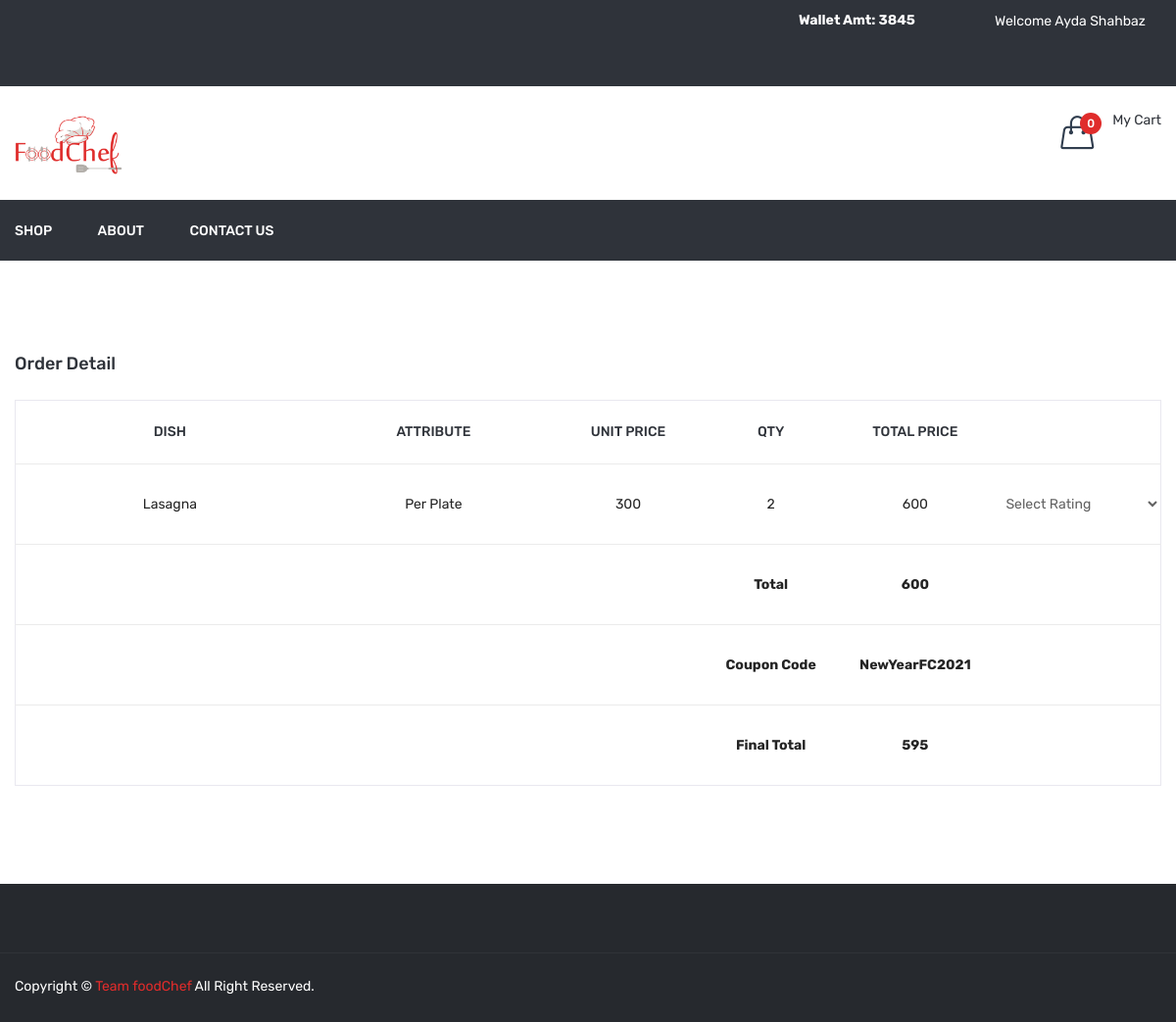
/order_detail.php?id=10 (signed in), run on the app's committed database.
### tables this page shows
CREATE TABLE `order_detail` (
  `id` int(11) NOT NULL,
  `order_id` int(11) NOT NULL,
  `dish_details_id` int(11) NOT NULL,
  `price` float NOT NULL,
  `qty` int(11) NOT NULL
);

CREATE TABLE `dish` (
  `id` int(11) NOT NULL,
  `category_id` int(11) NOT NULL,
  `dish` varchar(100) NOT NULL,
  `dish_detail` text NOT NULL,
  `image` varchar(100) NOT NULL,
  `type` enum('veg','non-veg') NOT NULL,
  `status` int(11) NOT NULL,
  `added_on` datetime NOT NULL
);

CREATE TABLE `dish_details` (
  `id` int(11) NOT NULL,
  `dish_id` int(11) NOT NULL,
  `attribute` varchar(100) NOT NULL,
  `price` int(11) NOT NULL,
  `status` int(11) NOT NULL,
  `added_on` datetime NOT NULL
);

CREATE TABLE `order_master` (
  `id` int(11) NOT NULL,
  `user_id` int(11) NOT NULL,
  `name` varchar(50) NOT NULL,
  `email` varchar(50) NOT NULL,
  `mobile` varchar(50) NOT NULL,
  `address` text NOT NULL,
  `total_price` float NOT NULL,
  `coupon_code` varchar(20) NOT NULL,
  `final_price` float NOT NULL,
  `zipcode` varchar(10) NOT NULL,
  `delivery_boy_id` int(11) NOT NULL,
  `payment_status` varchar(20) NOT NULL,
  `payment_type` varchar(10) NOT NULL,
  `payment_id` varchar(100) NOT NULL,
  `order_status` int(11) NOT NULL,
  `cancel_by` enum('user','admin') NOT NULL,
  `cancel_at` datetime NOT NULL,
  `added_on` datetime NOT NULL,
  `delivered_on` datetime NOT NULL
);

### order_detail.php (the view, shortened to what this page needs)
<?php
include ("header.php");
if(isset($_GET['id']) && $_GET['id']>0){
	$id=get_safe_value($_GET['id']);
	$getOrderById=getOrderById($id);
}else{
	redirect(FRONT_SITE_PATH.'shop');
}
?>
<div class="cart-main-area pt-95 pb-100">
            <div class="container">
                <h3 class="page-title">Order Detail</h3>
                <div class="row">
                    <div class="col-lg-12 col-md-12 col-sm-12 col-12">
                        <form method="post">
							<div class="table-content table-responsive">
                                <table style="border:1px solid #e9e8ef;">
												<tr>
													<th width="30%">Dish</th>
													<th width="20%">Attribute</th>
													<th width="15%">Unit Price</th>
													<th width="5%">Qty</th>
													<th width="15%">Total Price</th>
													<th width="15%"></th>
												</tr>
												<?php
												$getOrderDetails=getOrderDetails($id);
												$pp=0;
												foreach($getOrderDetails as $list){
													$pp=$pp+($list['qty']*$list['price']);
													?>
														<tr>
															<td><?php echo $list['dish']?></td>
															<td><?php echo $list['attribute']?></td>
															<td><?php echo $list['price']?></td>
															<td><?php echo $list['qty']?></td>
															<td><?php echo $list['qty']*$list['price']?></td>
															<td id="rating<?php echo $list['dish_details_id']?>">
															<?php
															if($getOrderById[0]['order_status']==4){
															echo getRating($list['dish_details_id'],$id);
															}
															?>
															</td>
														</tr>
													<?php
												}
												?>
												<tr>
													<td colspan="3"></td>
													<td><strong>Total</strong></td>
													<td><strong><?php echo $pp?></strong></td>
													<td></td>
												</tr>
												<?php
												if($getOrderById[0]['coupon_code']!=''){
													?>
													<tr>
														<td colspan="3"></td>
														<td><strong>Coupon Code</strong></td>
														<td><strong><?php echo $getOrderById[0]['coupon_code']?></strong></td>
														<td></td>
													</tr>
													<tr>
														<td colspan="3"></td>
														<td><strong>Final Total</strong></td>
														<td><strong><?php echo $getOrderById[0]['final_price']?></strong></td>
														<td></td>
													</tr>
													<?php
												}
												?>
												</table>
                            </div>
                        </form>
                    </div>
                </div>
            </div>
        </div>
<?php
include("footer.php");
?>

### function.inc.php (shortened to what this page needs)
<?php
function get_safe_value($str){
	global $con;
	$str=mysqli_real_escape_string($con,$str);
	return $str;
}
	?>
	<?php
function getOrderDetails($oid){
	global $con;
	$sql="select order_detail.price,order_detail.qty,dish_details.attribute,dish.dish,order_detail.dish_details_id
	from order_detail,dish_details,dish
	WHERE
	order_detail.order_id=$oid AND
	order_detail.dish_details_id=dish_details.id AND
	dish_details.dish_id=dish.id";
	$data=array();
	$res=mysqli_query($con,$sql);
	while($row=mysqli_fetch_assoc($res)){
		$data[]=$row;
	}
	return $data;
}
function getOrderById($oid){
	global $con;
	$sql="select * from order_master where id='$oid'";
	$data=array();
	$res=mysqli_query($con,$sql);
	while($row=mysqli_fetch_assoc($res)){
		$data[]=$row;
	}
	return $data;
}
function getRatingList($did,$oid){
	$arr=array('Bad','Below Average','Average','Good','Very Good');
	$html='<select onchange=updaterating("'.$did.'","'.$oid.'") id="rate'.$did.'">';
		$html.='<option value="">Select Rating</option>';
		foreach($arr as $key=>$val){
			$id=$key+1;
			$html.="<option value='$id'>$val</option>";
		}
	$html.='</select>';
	return $html;
}
function getRating($did,$oid){
	global $con;
	$sql="select * from rating where order_id='$oid' and dish_detail_id='$did'";
	$res=mysqli_query($con,$sql);
	if(mysqli_num_rows($res)>0){
		$row=mysqli_fetch_assoc($res);
		$rating=$row['rating'];
		$arr=array('','Bad','Below Average','Average','Good','Very Good');
		echo "<div class='set_rating'>".$arr[$rating]."</div>";
	}else{
		echo getRatingList($did,$oid);
	}
}
?>

### data on the page
order_detail: dish.dish "Lasagna", dish_details.attribute "Per Plate", price "300", qty "2", $list['qty']*$list['price'] "600"
order_master: coupon_code "NewYearFC2021", final_price "595"

### other printed values
$getWalletAmt "3845"
$_SESSION['FOOD_USER_NAME'] "Ayda Shahbaz"
$totalCartDish "0"
$pp "600"
